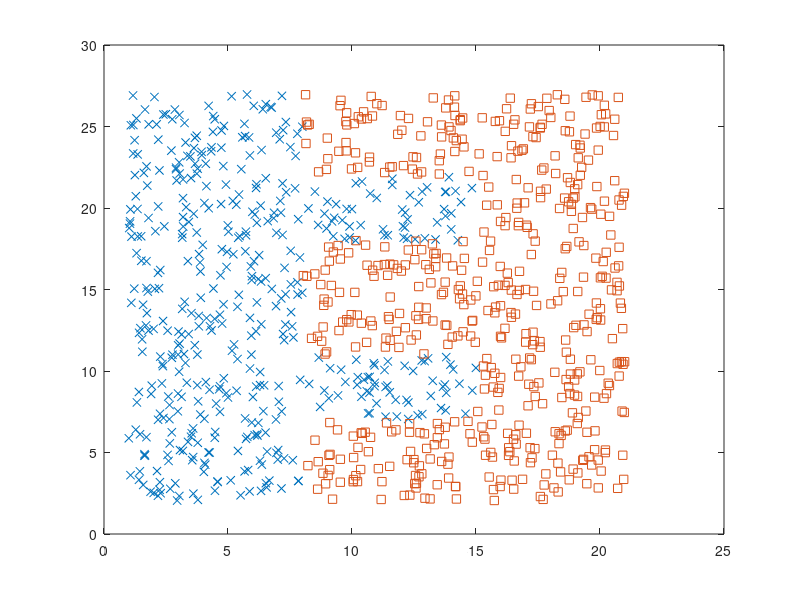

Write the MATLAB code that produced this figure.
# Cargamos los datos de test y entrenamiento
load data/hart/tr.dat;
load data/hart/trlabels.dat;

# Representación gráfica que nos permite observar 
# que no son linealmente separables
plot(tr(trlabels==1,1),
tr(trlabels==1,2),"x",
tr(trlabels==2,1),
tr(trlabels==2,2),"s");